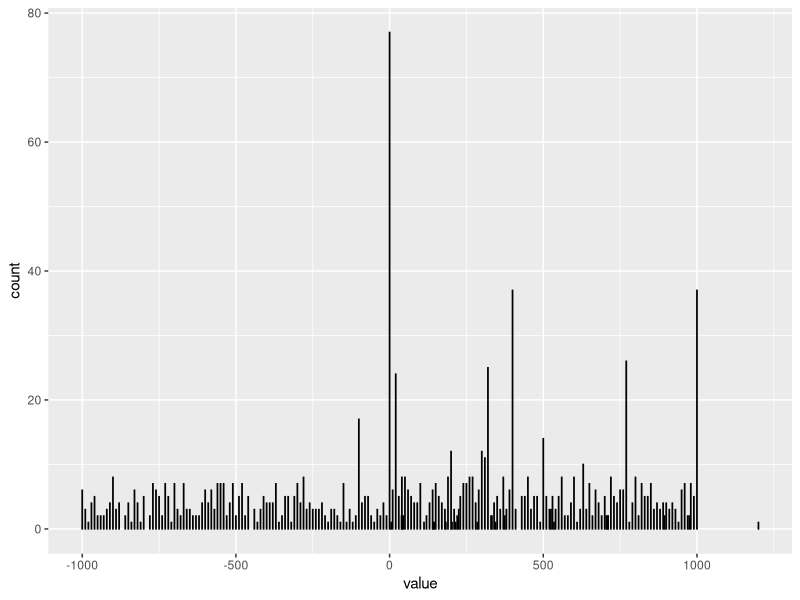
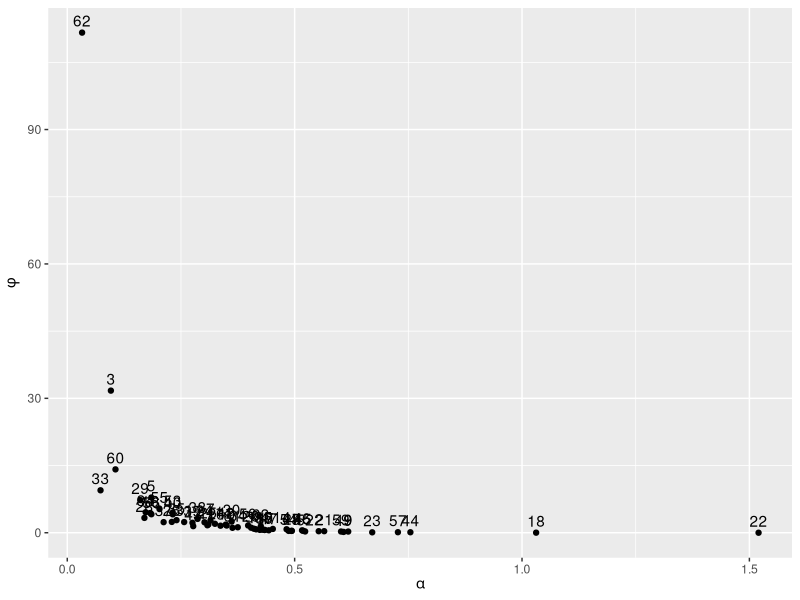
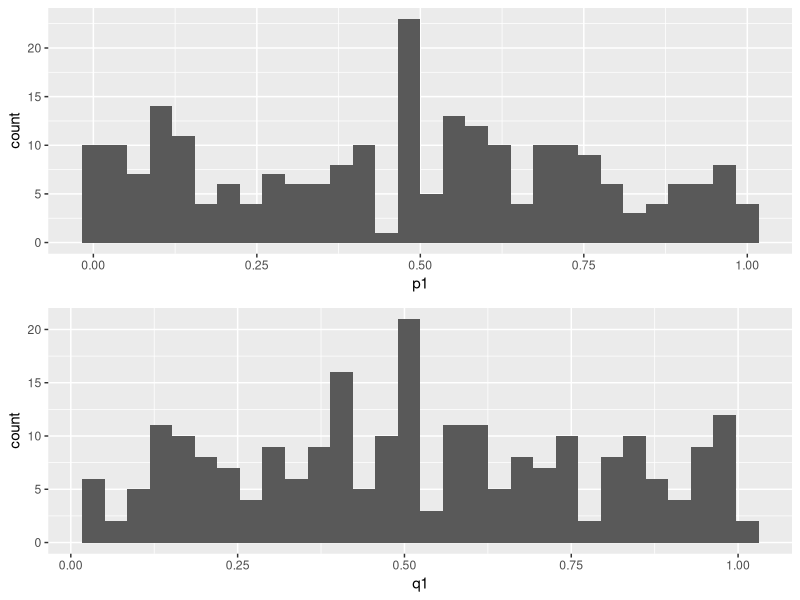
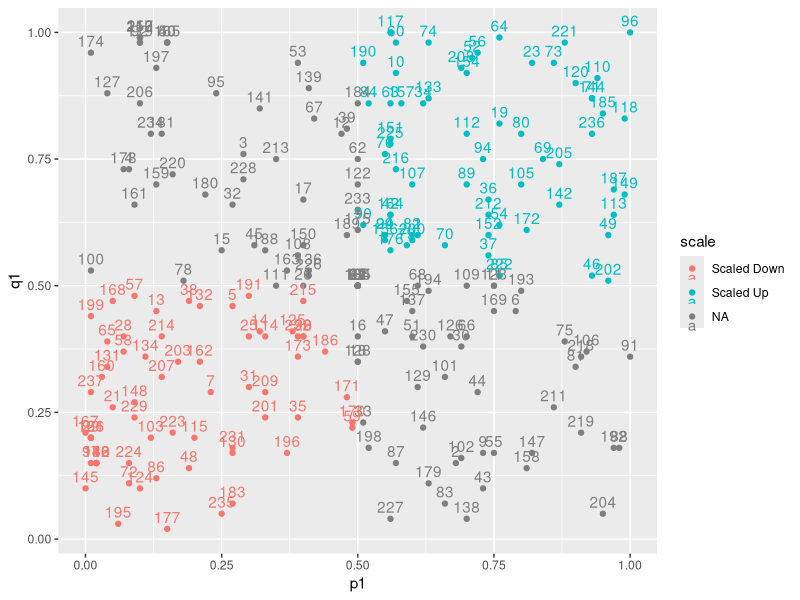
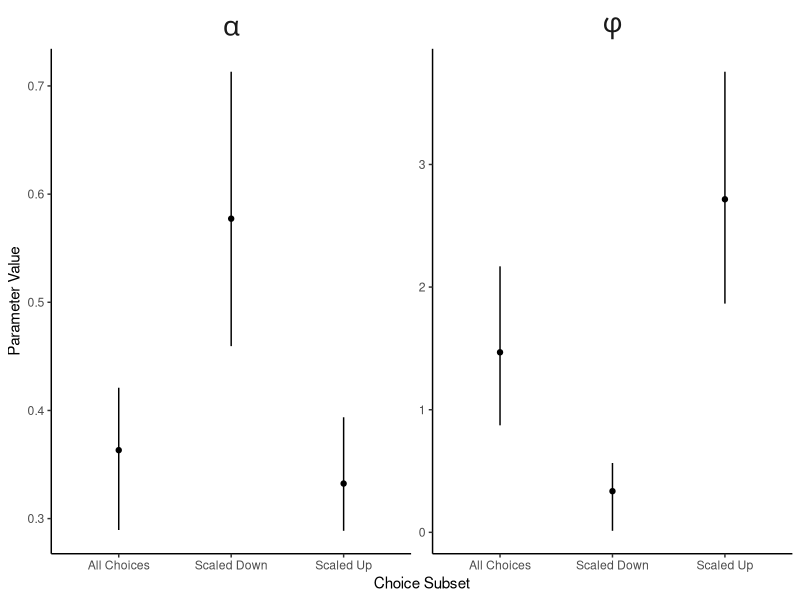
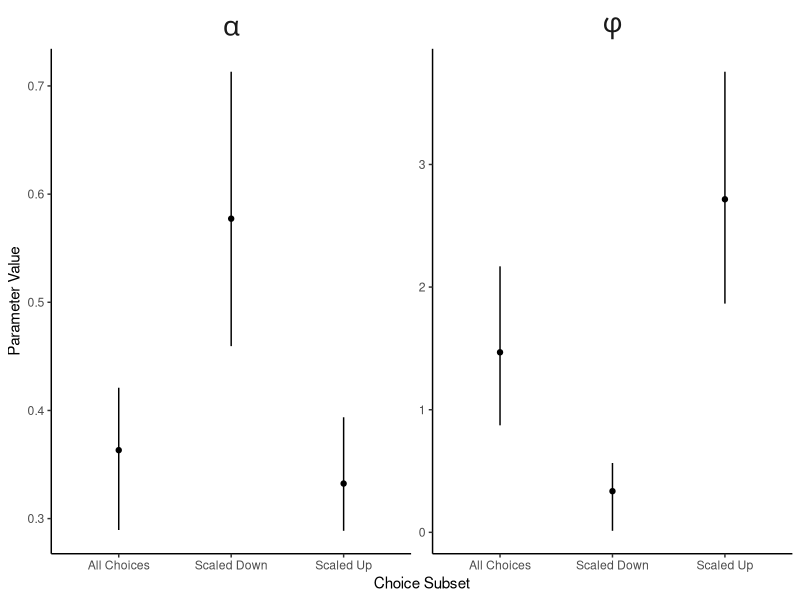

The R source for these figures, in order:
## ---- chunk 1
library(tidyverse)
library(data.table)
library(gridExtra)
library(boot)
options(width=120)
## ---- chunk 2
sessionInfo()
## ---- chunk 3
data <- fread("Glockner_MetaRead.csv")

# Rename so one gamble is a 
# X: "p1 chance of x1 otherwise a p2 chance of x2"
# and the other is
# Y: "q1 chance of y1 otherwise a q2 chance of y2"
setnames(data, "o1", "x1")
setnames(data, "o2", "x2")
setnames(data, "o3", "y1")
setnames(data, "o4", "y2")
setnames(data, "p1", "p1")
setnames(data, "p2", "p2")
setnames(data, "p3", "q1")
setnames(data, "p4", "q2")
setnames(data, "decision", "Y.choice")
setnames(data, "subject", "id")
setnames(data, "condition", "choice.set") # choice.set refers to two sets of 138 choice.
data[,Y.choice:=Y.choice-1]
data[,gamble_no:=NULL] # Not unique for gambles---I make a new one later on

# id==65 and id==66 only did 138 choices not 276, so delete them leaving 64 subjects
data <- data[!id%in%c(65,66),]

# id %in% c(13, 14, 15, 32, 36) repeated the same choice.set twice
# Deleted, leaving 59 subjects
xtabs(~id+choice.set, data=data)
data <- data[!id%in%c(13, 14, 15, 32, 36),]

# Each subject did 276 trials, 138 in each repetition

# Match to Rieskamp (2008) choices
R08 <- fread("Rieskamp_2008_choices.csv")
setnames(R08, "A1_prob", "p1")
setnames(R08, "A1_payoff", "x1")
setnames(R08, "A2_prob", "p2")
setnames(R08, "A2_payoff", "x2")
setnames(R08, "B1_prob", "q1")
setnames(R08, "B1_payoff", "y1")
setnames(R08, "B2_prob", "q2")
setnames(R08, "B2_payoff", "y2")
R08[,x1:=10*x1]
R08[,x2:=10*x2]
R08[,y1:=10*y1]
R08[,y2:=10*y2]
R08[,choice.origin:="Rieskamp (2008)"]
R08[,choicepair:=NULL]
data <- merge(R08, data, by=c("p1", "x1", "p2", "x2", "q1", "y1", "q2", "y2"), all=TRUE)
# Found and merged all 180 Rieskamp choices
nrow(unique(data[choice.origin=="Rieskamp (2008)",.(p1, x1, p2, x2, q1, y1, q2, y2)]))

# x1== -100 identifies 8 Gaechter et al. (2007) choices
unique(data[x1== -100,.(p1, x1, p2, x2, q1, y1, q2, y2)])
data[x1== -100, choice.origin:="Gaechter et al. (2007)"]

# x1==400 & x2=320 identifies 10 Holt and Laury (2002) choices
unique(data[x1== 400 & x2==320, .(p1, x1, p2, x2, q1, y1, q2, y2)])
data[x1==400 & x2==320, choice.origin:="Holt and Laury (2002)"]

# The rest must be Gloeckner and Betsch (2008)
data[is.na(choice.origin), choice.origin:="Gloeckner & Betsch (2008)"]
unique(data[choice.origin=="Gloeckner & Betsch (2008)", .(p1, x1, p2, x2, q1, y1, q2, y2)])

# Sort data by id, repetition, then order to get trials into sensible order
data <- data[order(id,repetition,order)]
## ---- chunk 4
# Swap so first branch is always high amount
data[x2>x1,`:=`(x1=x2, x2=x1, p1=p2, p2=p1)]
data[y2>y1,`:=`(y1=y2, y2=y1, q1=q2, q2=q1)]

# Swap so high EV gamble is gamble X
#data[p1*x1+p2*x2<q1*y1+q2*y2, `:=`(x1=y1, x2=y2, p1=q1, p2=q2,
#	y1=x1, y2=x2, q1=p1, q2=p2,
#	Y.choice=1-Y.choice)]
## ---- chunk 5
unique.choices <- unique(data[,.(p1,x1,p2,x2,q1,y1,q2,y2)])
unique.choices[,choice.id:=as.factor(1:.N)]
unique.choices[x1>=0 &x2>=0 & y1>=0 & y2>=0,domain:="Gains"]
unique.choices[x1<=0 &x2<=0 & y1<=0 & y2<=0,domain:="Losses"]
unique.choices[is.na(domain),domain:="Mixed"]
data <- merge(data, unique.choices, by=c("p1", "x1", "p2", "x2", "q1", "y1", "q2", "y2"), all=TRUE)

# Gaechter et al. (2007) and Holt and Laury (2002) choices are repeated in each choice set
# Gloeckner & Betsch (2008) and Rieskamp (2008) are split in two, with half in each choice set
xtabs(~choice.origin+choice.set, data[id==1,])
xtabs(~choice.id+choice.set, data[! id%in% c(13, 14, 15, 32, 36),])

# How many choices in the domain of gains?
unique(data[,.(choice.id,domain)])[,.N,by=.(domain)]
## ---- chunk 6
# The distribution of amounts is the same for each person
amounts <- data[id==1, .(x1,x2,y1,y2)]
amounts <- melt(amounts, measure=c("x1", "x2", "y1", "y2"))
ggplot(amounts, aes(x=value)) + geom_bar(color="black") # color="black" essential to plot every line!
## ---- chunk 7
logistic <- function(x) { 1 / (1+exp(-x)) }

choice.probs <- function(alpha, phi, data) {
	#EU.diff <- with(data, ((q1 * y1^alpha + q2 * y2^alpha)^(1/alpha)) - ((p1 * x1^alpha + p2 * x2^ alpha)^(1/alpha))  ) # CE bug fit
	EU.diff <- with(data, ((q1 * y1^alpha + q2 * y2^alpha)) - ((p1 * x1^alpha + p2 * x2^ alpha))  ) # No bug fix
	prob.Y <- logistic(phi * EU.diff)
	prob.Y
}

lnL <- function(prob.Y, Y.choice) {
	sum(log(ifelse(Y.choice, prob.Y, 1-prob.Y)))
}

wrapper <- function(p, data) {
	prob.Y <- choice.probs(alpha=p[1], phi=p[2], data=data)
	lnL(prob.Y, data$Y.choice)
}

wrapper(c(0.5, 0.1), data[id==1 & domain=="Gains",])

sol <- optim(c(0.5,0.1), fn=wrapper, data=data[id==1 & domain=="Gains",], control=list(fnscale= -1))
## ---- chunk 8
fit <- function(data, start) {
	sol.0 <- optim(start, fn=wrapper, data=data, control=list(fnscale= -1))
	sol.1 <- optim(sol.0$par, fn=wrapper, data=data, control=list(fnscale= -1))
	data.frame(id=data$id[1], alpha=sol.1$par[1], phi=sol.1$par[2], lnL=sol.1$value, convergence=sol.1$convergence)
}
fit(data[id==1 & domain=="Gains",], c(0.5, 0.01))

gains <- data[domain=="Gains",]
fits <- by(gains, INDICES=gains$id, FUN=fit, start=c(0.5,0.01))
fits <- rbindlist(fits)

ggplot(fits, aes(x=alpha, y=phi, label=id)) + geom_point() + geom_text(vjust= -0.5) + labs(x=expression(alpha), y=expression(phi))
## ---- chunk 9
grid.arrange(ggplot(unique.choices, aes(x=p1)) + geom_histogram(), 
	ggplot(unique.choices, aes(x=q1)) + geom_histogram(),
	nrow=2
)

unique.choices[, scale:=NA_character_]
unique.choices[p1<1/2 & q1<1/2,scale:="Scaled Down"]
unique.choices[p1>1/2 & q1>1/2,scale:="Scaled Up"]

#unique.choices[(p1+q1)/2 < 1/2,scale:="Scaled Down"]
#unique.choices[(p1+q1)/2 >= 1/2,scale:="Scaled Up"]

unique.choices[,.N,by=scale]

ggplot(unique.choices, aes(x=p1, y=q1, label=choice.id, col=scale)) + geom_point() + geom_text(vjust= -0.5)
## ---- chunk 10
gains <- merge(gains, unique.choices[,.(choice.id, scale)], by=c("choice.id"))

scaled.up <- gains[scale=="Scaled Up",]
scaled.down <- gains[scale=="Scaled Down",]

fit(scaled.down, c(0.5,0.01))
fit(scaled.up,   c(0.5,0.01))
## ---- chunk 11
fits.scaled.up <- by(scaled.up, INDICES=scaled.up$id, FUN=fit, start=c(0.5,0.01))
fits.scaled.up <- rbindlist(fits.scaled.up)

fits.scaled.down <- by(scaled.down, INDICES=scaled.down$id, FUN=fit, start=c(0.5,0.01))
fits.scaled.down <- rbindlist(fits.scaled.down)

all.fits <- merge(fits.scaled.up, fits.scaled.down, by="id", suffixes=c(".up", ".down"))
all.fits <- merge(all.fits, fits, by="id")
setnames(all.fits, "alpha", "alpha.all")
setnames(all.fits, "phi", "phi.all")
setnames(all.fits, "lnL", "lnL.all")
setnames(all.fits, "convergence", "convergence.all")

median(all.fits$alpha.up)
median(all.fits$alpha.down)

all.fits[,.(alpha.up, alpha.down, alpha.all)]

boot.wrapper <- function(data, index) {
	sapply(data[index,], median)
}

boot.result <- boot(data=all.fits[,.(alpha.up, alpha.down, alpha.all, phi.up, phi.down, phi.all)],  statistic=boot.wrapper, R=1001,  parallel="multicore", ncpus=23)

boot.ci.wrapper <- function(i, boot.result) {
    boot.ci(boot.result, index=i, type="norm")$norm[2:3]
}
CIs.norm <- t(sapply(1:length(boot.result$t0), FUN=boot.ci.wrapper, boot.result=boot.result))
colnames(CIs.norm) <- c("lower", "upper")

point.estimates <- boot.wrapper(all.fits[,.(alpha.up, alpha.down, alpha.all, phi.up, phi.down, phi.all)], 1:nrow(all.fits))
booted.parameters <- as.data.table(cbind(mean=point.estimates, CIs.norm))
booted.parameters[,label:=names(point.estimates)]

booted.parameters[,c("parameter", "choice.set"):=tstrsplit(label, "\\.")]

booted.parameters[,parameter.label:=factor(parameter, levels=c("alpha", "phi"), labels=c(expression(alpha), expression(phi)))]

booted.parameters

# Figure 4
ggplot(booted.parameters, aes(x=choice.set, y=mean, ymin=lower, ymax=upper)) + geom_point() + geom_linerange() + facet_wrap(~parameter.label, scales="free_y", labeller=label_parsed) + theme_classic() + scale_color_brewer(palette = "Dark2") + labs(x="Choice Subset", y="Parameter Value") + scale_x_discrete(labels=c("All Choices", "Scaled Down", "Scaled Up")) + theme(strip.background = element_blank(), strip.text=element_text(size=20))

ggsave("Gloeckner_Pachur_common_ratio_booted_parameter_medians.pdf",  width=6, height=4)
